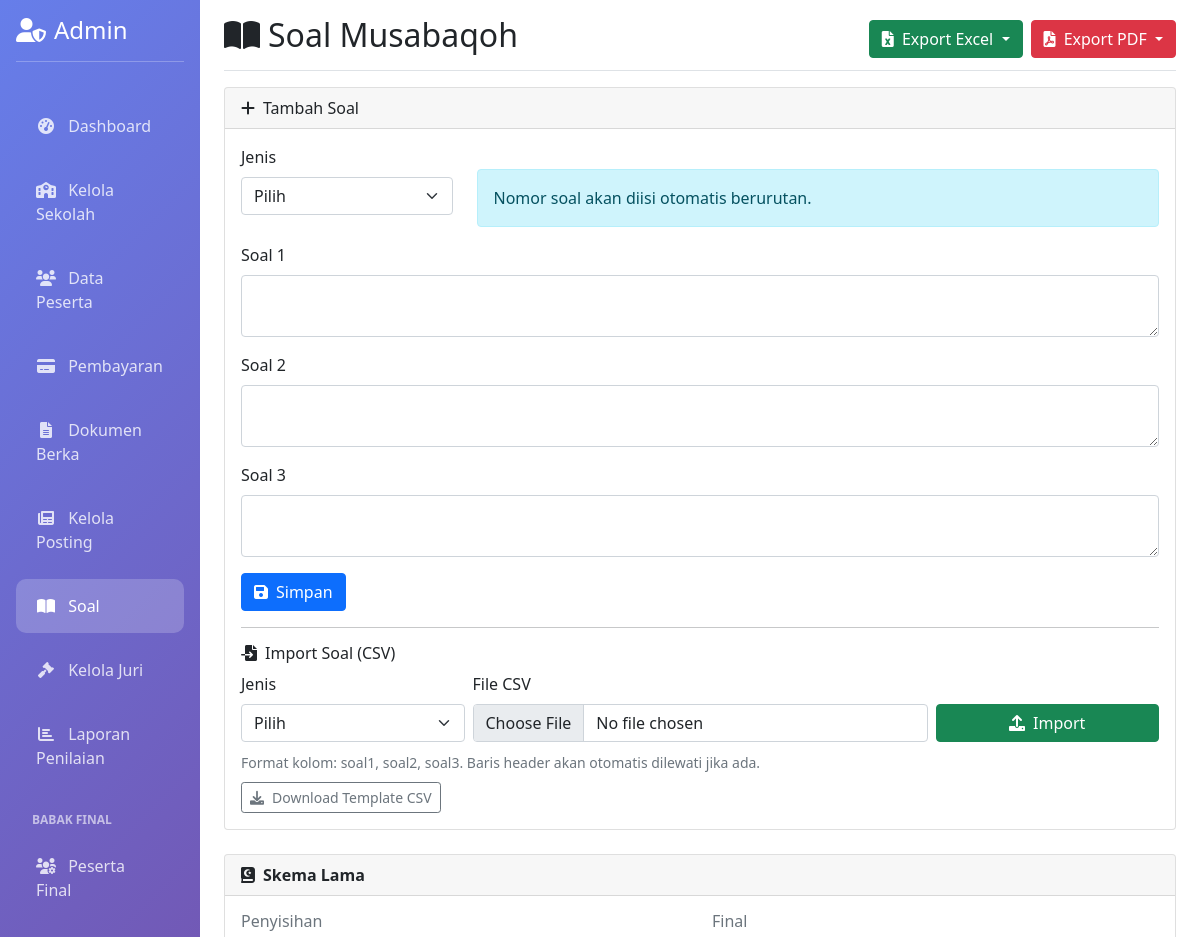
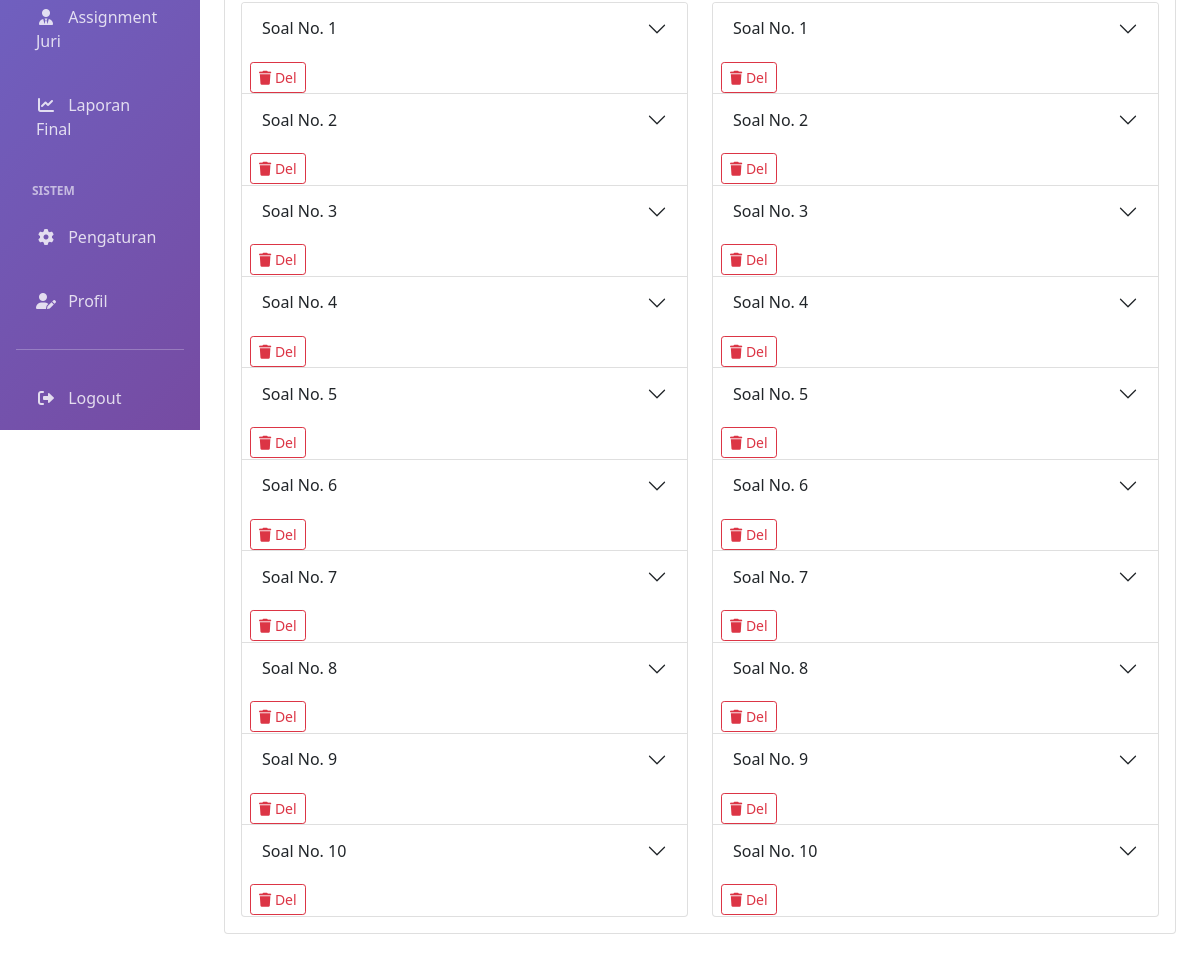
Page /admin/soal.php (signed in) on the committed database (2 pictures, top to bottom).
### tables this page shows
CREATE TABLE soal_musabaqoh (
    id INT AUTO_INCREMENT PRIMARY KEY,
    no_soal INT NOT NULL,
    soal1 TEXT NOT NULL,
    soal2 TEXT NOT NULL,
    soal3 TEXT NOT NULL,
    status ENUM('Aktif', 'Nonaktif') DEFAULT 'Aktif',
    created_at TIMESTAMP DEFAULT CURRENT_TIMESTAMP,
    updated_at TIMESTAMP DEFAULT CURRENT_TIMESTAMP ON UPDATE CURRENT_TIMESTAMP
);

CREATE TABLE soal_musabaqoh_final (
    id INT AUTO_INCREMENT PRIMARY KEY,
    no_soal INT NOT NULL,
    soal1 TEXT NOT NULL,
    soal2 TEXT NOT NULL,
    soal3 TEXT NOT NULL,
    status ENUM('Aktif', 'Nonaktif') DEFAULT 'Aktif',
    created_at TIMESTAMP DEFAULT CURRENT_TIMESTAMP,
    updated_at TIMESTAMP DEFAULT CURRENT_TIMESTAMP ON UPDATE CURRENT_TIMESTAMP,
    UNIQUE KEY unique_no_soal_final (no_soal)
);

### admin/soal.php (the view, shortened to what this page needs)
<?php
require_once '../config/database.php';
$soalPenyisihan = [];
$soalFinal = [];
try {
    if ($pdo->query("SHOW TABLES LIKE 'soal_musabaqoh'")->rowCount()) {
        $soalPenyisihan = $pdo->query("SELECT no_soal, soal1, soal2, soal3 FROM soal_musabaqoh ORDER BY no_soal")->fetchAll();
    }
} catch (PDOException $e) {}
try {
    if ($pdo->query("SHOW TABLES LIKE 'soal_musabaqoh_final'")->rowCount()) {
        $soalFinal = $pdo->query("SELECT no_soal, soal1, soal2, soal3 FROM soal_musabaqoh_final ORDER BY no_soal")->fetchAll();
    }
} catch (PDOException $e) {}
?>
<!DOCTYPE html>
<html lang="id">
<head>
    <link href="https://cdn.jsdelivr.net/npm/bootstrap@5.1.3/dist/css/bootstrap.min.css" rel="stylesheet">
    <link href="https://cdnjs.cloudflare.com/ajax/libs/font-awesome/6.0.0/css/all.min.css" rel="stylesheet">
</head>
<body>
    <div class="container-fluid">
        <div class="row">
            <?php include 'menu.php'; ?>
            <main class="col-md-9 ms-sm-auto col-lg-10 px-md-4">
                <div class="d-flex justify-content-between flex-wrap flex-md-nowrap align-items-center pt-3 pb-2 mb-3 border-bottom">
                    <h1 class="h2"><i class="fas fa-book-open me-2"></i>Soal Musabaqoh</h1>
                    <div class="btn-toolbar">
                        <div class="btn-group me-2">
                            <button type="button" class="btn btn-success dropdown-toggle" data-bs-toggle="dropdown" aria-expanded="false">
                                <i class="fas fa-file-excel me-1"></i> Export Excel
                            </button>
                        </div>
                        <div class="btn-group">
                            <button type="button" class="btn btn-danger dropdown-toggle" data-bs-toggle="dropdown" aria-expanded="false">
                                <i class="fas fa-file-pdf me-1"></i> Export PDF
                            </button>
                        </div>
                    </div>
                </div>
                <div class="card mb-4">
                    <div class="card-header"><i class="fas fa-plus me-2"></i>Tambah Soal</div>
                    <div class="card-body">
                        <form method="POST">
                            <div class="row">
                                <div class="col-md-3">
                                    <div class="mb-3">
                                        <label class="form-label">Jenis</label>
                                        <select class="form-select" name="jenis_lama" required>
                                            <option value="">Pilih</option>
                                        </select>
                                    </div>
                                </div>
                                <div class="col-md-9">
                                    <div class="alert alert-info mt-4">
                                        Nomor soal akan diisi otomatis berurutan.
                                    </div>
                                </div>
                            </div>
                            <div class="mb-3">
                                <label class="form-label">Soal 1</label>
                                <textarea class="form-control" name="soal1_lama" rows="2" required></textarea>
                            </div>
                            <div class="mb-3">
                                <label class="form-label">Soal 2</label>
                                <textarea class="form-control" name="soal2_lama" rows="2" required></textarea>
                            </div>
                            <div class="mb-3">
                                <label class="form-label">Soal 3</label>
                                <textarea class="form-control" name="soal3_lama" rows="2" required></textarea>
                            </div>
                            <button type="submit" class="btn btn-primary"><i class="fas fa-save me-2"></i>Simpan</button>
                        </form>
                        <hr>
                        <div class="mt-3">
                            <h6><i class="fas fa-file-import me-2"></i>Import Soal (CSV)</h6>
                            <form method="POST" enctype="multipart/form-data" class="row g-2 align-items-end">
                                <div class="col-md-3">
                                    <label class="form-label">Jenis</label>
                                    <select class="form-select" name="jenis_import" required>
                                        <option value="">Pilih</option>
                                    </select>
                                </div>
                                <div class="col-md-6">
                                    <label class="form-label">File CSV</label>
                                    <input type="file" class="form-control" name="file_csv" accept=".csv" required>
                                </div>
                                <div class="col-md-3">
                                    <button type="submit" class="btn btn-success w-100"><i class="fas fa-upload me-2"></i>Import</button>
                                </div>
                                <div class="col-12">
                                    <small class="text-muted">Format kolom: soal1, soal2, soal3. Baris header akan otomatis dilewati jika ada.</small>
                                </div>
                            </form>
                            <div class="mt-2">
                                <a href="soal.php?action=template" class="btn btn-outline-secondary btn-sm">
                                    <i class="fas fa-download me-2"></i>Download Template CSV
                                </a>
                            </div>
                        </div>
                    </div>
                </div>
                <div class="card mb-4">
                    <div class="card-header d-flex align-items-center">
                        <i class="fas fa-book-quran me-2"></i>
                        <strong>Skema Lama</strong>
                    </div>
                    <div class="card-body">
                        <div class="row">
                            <div class="col-md-6">
                                <h6 class="text-muted">Penyisihan</h6>
                                <?php if (empty($soalPenyisihan)): ?>
                                    <p class="text-muted">Tidak ada data.</p>
                                <?php else: ?>
                                    <div class="accordion" id="accPenyisihan">
                                        <?php foreach ($soalPenyisihan as $idx => $s): ?>
                                            <div class="accordion-item">
                                                <h2 class="accordion-header" id="psh-<?php echo $idx; ?>">
                                                    <button class="accordion-button collapsed d-flex justify-content-between" type="button" data-bs-toggle="collapse" data-bs-target="#psb-<?php echo $idx; ?>">
                                                        <span>Soal No. <?php echo $s['no_soal']; ?></span>
                                                        <form method="POST" onsubmit="return confirm('Hapus Soal Penyisihan No. <?php echo $s['no_soal']; ?>?');">
                                                            <button type="submit" class="btn btn-sm btn-outline-danger ms-2"><i class="fas fa-trash"></i> Del</button>
                                                        </form>
                                                    </button>
                                                </h2>
                                            </div>
                                        <?php endforeach; ?>
                                    </div>
                                <?php endif; ?>
                            </div>
                            <div class="col-md-6">
                                <h6 class="text-muted">Final</h6>
                                <?php if (empty($soalFinal)): ?>
                                    <p class="text-muted">Tidak ada data.</p>
                                <?php else: ?>
                                    <div class="accordion" id="accFinal">
                                        <?php foreach ($soalFinal as $idx => $s): ?>
                                            <div class="accordion-item">
                                                <h2 class="accordion-header" id="fnl-<?php echo $idx; ?>">
                                                    <button class="accordion-button collapsed d-flex justify-content-between" type="button" data-bs-toggle="collapse" data-bs-target="#fnb-<?php echo $idx; ?>">
                                                        <span>Soal No. <?php echo $s['no_soal']; ?></span>
                                                        <form method="POST" onsubmit="return confirm('Hapus Soal Final No. <?php echo $s['no_soal']; ?>?');">
                                                            <button type="submit" class="btn btn-sm btn-outline-danger ms-2"><i class="fas fa-trash"></i> Del</button>
                                                        </form>
                                                    </button>
                                                </h2>
                                            </div>
                                        <?php endforeach; ?>
                                    </div>
                                <?php endif; ?>
                            </div>
                        </div>
                    </div>
                </div>
            </main>
        </div>
    </div>
</body>
</html>

### rows in the picture
soal_musabaqoh: no_soal "1"
soal_musabaqoh: no_soal "2"
soal_musabaqoh: no_soal "3"
soal_musabaqoh: no_soal "4"
soal_musabaqoh: no_soal "5"
soal_musabaqoh: no_soal "6"
soal_musabaqoh: no_soal "7"
soal_musabaqoh: no_soal "8"
soal_musabaqoh: no_soal "9"
soal_musabaqoh: no_soal "10"
soal_musabaqoh_final: no_soal "1"
soal_musabaqoh_final: no_soal "2"
soal_musabaqoh_final: no_soal "3"
soal_musabaqoh_final: no_soal "4"
soal_musabaqoh_final: no_soal "5"
soal_musabaqoh_final: no_soal "6"
soal_musabaqoh_final: no_soal "7"
soal_musabaqoh_final: no_soal "8"
soal_musabaqoh_final: no_soal "9"
soal_musabaqoh_final: no_soal "10"
